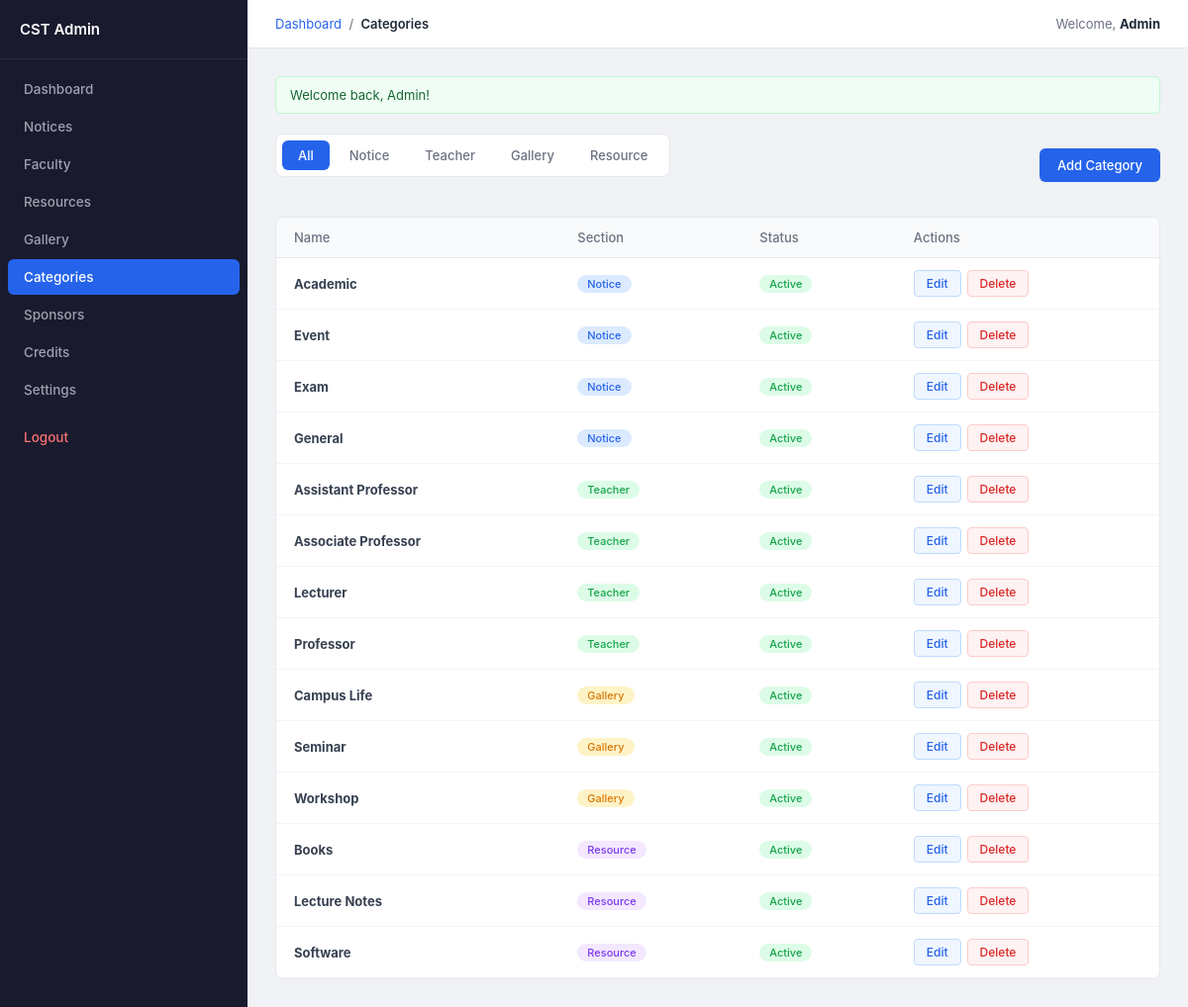
/control-panel/categories/index.php (signed in), run on the app's committed database.
### tables this page shows
CREATE TABLE IF NOT EXISTS categories (
    id INT AUTO_INCREMENT PRIMARY KEY,
    name VARCHAR(100) NOT NULL,
    slug VARCHAR(100) NOT NULL UNIQUE,
    type ENUM('notice','teacher','gallery','resource') NOT NULL DEFAULT 'notice',
    status TINYINT(1) DEFAULT 1,
    created_at TIMESTAMP DEFAULT CURRENT_TIMESTAMP
);

### includes/config.php (called while the page is built, shortened)
<?php
function getFlash() {
    if (isset($_SESSION['flash'])) {
        $flash = $_SESSION['flash'];
        return $flash;
    }
    return null;
}

### control-panel/categories/index.php (the view, shortened to what this page needs)
<?php
require_once '../../includes/config.php';
require_once '../../includes/functions.php';
require_once '../auth-check.php';
$activeTab = sanitizeInput($_GET['tab'] ?? 'all');
$conditions = [];
$params = [];
$where = $conditions ? 'WHERE ' . implode(' AND ', $conditions) : '';
try {
    $sql = "SELECT * FROM categories $where ORDER BY type ASC, name ASC";
    $stmt = $pdo->prepare($sql);
    $stmt->execute($params);
    $categories = $stmt->fetchAll(PDO::FETCH_ASSOC);
} catch (PDOException $e) {
    $categories = [];
}
$adminName = $_SESSION['admin_name'] ?? 'Admin';
?>
<!DOCTYPE html>
<html lang="en">
<head>
</head>
<body>
<div class="admin-layout">
    <aside class="admin-sidebar">
        <div class="sidebar-header">
            <a href="../../" class="sidebar-logo">
                CST Admin
            </a>
        </div>
        <nav class="sidebar-nav">
            <a href="../dashboard.php" class="nav-item"><?php echo icon('dashboard', 18); ?> Dashboard</a>
            <a href="../notices/" class="nav-item"><?php echo icon('notice', 18); ?> Notices</a>
            <a href="../teachers/" class="nav-item"><?php echo icon('users', 18); ?> Faculty</a>
            <a href="../resources/" class="nav-item"><?php echo icon('download', 18); ?> Resources</a>
            <a href="../gallery/" class="nav-item"><?php echo icon('image', 18); ?> Gallery</a>
            <a href="index.php" class="nav-item active"><?php echo icon('category', 18); ?> Categories</a>
            <a href="../sponsors/" class="nav-item"><?php echo icon('award', 18); ?> Sponsors</a>
            <a href="../credits/" class="nav-item"><?php echo icon('star', 18); ?> Credits</a>
            <a href="../settings.php" class="nav-item"><?php echo icon('settings', 18); ?> Settings</a>
            <a href="../logout.php" class="nav-item nav-item-danger"><?php echo icon('logout', 18); ?> Logout</a>
        </nav>
    </aside>
    <main class="admin-content">
        <header class="admin-header">
            <div class="breadcrumb"><a href="../dashboard.php">Dashboard</a> &nbsp;/&nbsp; <strong>Categories</strong></div>
            <div class="admin-user">Welcome, <strong><?php echo htmlspecialchars($adminName); ?></strong></div>
        </header>
        <div class="admin-body">
            <?php echo displayFlash(); ?>
            <div class="toolbar">
                <div class="tabs">
                    <a href="index.php?tab=all" class="tab <?php echo $activeTab === 'all' ? 'active' : ''; ?>">All</a>
                    <a href="index.php?tab=notice" class="tab <?php echo $activeTab === 'notice' ? 'active' : ''; ?>">Notice</a>
                    <a href="index.php?tab=teacher" class="tab <?php echo $activeTab === 'teacher' ? 'active' : ''; ?>">Teacher</a>
                    <a href="index.php?tab=gallery" class="tab <?php echo $activeTab === 'gallery' ? 'active' : ''; ?>">Gallery</a>
                    <a href="index.php?tab=resource" class="tab <?php echo $activeTab === 'resource' ? 'active' : ''; ?>">Resource</a>
                </div>
                <a href="create.php" class="btn-primary"><?php echo icon('plus', 16); ?> Add Category</a>
            </div>
            <div class="panel">
                <?php if (empty($categories)): ?>
                    <div class="empty-state">No categories found.</div>
                <?php else: ?>
                <table class="data-table">
                    <thead>
                        <tr>
                            <th>Name</th>
                            <th>Section</th>
                            <th>Status</th>
                            <th>Actions</th>
                        </tr>
                    </thead>
                    <tbody>
                        <?php foreach ($categories as $cat): ?>
                        <tr>
                            <td><strong><?php echo htmlspecialchars($cat['name']); ?></strong></td>
                            <td><span class="badge badge-<?php echo $cat['type']; ?>"><?php echo ucfirst($cat['type']); ?></span></td>
                            <td><span class="badge badge-<?php echo $cat['status'] == 1 ? 'active' : 'inactive'; ?>"><?php echo $cat['status'] == 1 ? 'Active' : 'Inactive'; ?></span></td>
                            <td>
                                <div class="actions">
                                    <a href="edit.php?id=<?php echo $cat['id']; ?>" class="btn-sm btn-edit">Edit</a>
                                    <a href="delete.php?id=<?php echo $cat['id']; ?>" class="btn-sm btn-delete" onclick="return confirm('Delete this category?')">Delete</a>
                                </div>
                            </td>
                        </tr>
                        <?php endforeach; ?>
                    </tbody>
                </table>
                <?php endif; ?>
            </div>
        </div>
    </main>
</div>
</body>
</html>

### includes/functions.php (shortened to what this page needs)
<?php
function sanitize($str) {
    return htmlspecialchars($str ?? '', ENT_QUOTES, 'UTF-8');
}
function sanitizeInput($str) {
    return strip_tags(trim($str ?? ''));
}
function displayFlash() {
    $flash = getFlash();
    $class = ($flash['type'] === 'success') ? 'alert-success' : 'alert-error';
    return '<div class="alert ' . $class . '">' . sanitize($flash['message']) . '</div>';
}

### control-panel/categories/index.php (style rules this page uses)
*, *::before, *::after { box-sizing: border-box; margin: 0; padding: 0; }
body { font-family: -apple-system, BlinkMacSystemFont, 'Segoe UI', Roboto, sans-serif; background: #f0f2f5; color: #1f2937; }
.admin-layout { display: flex; min-height: 100vh; }
.admin-sidebar { width: 250px; background: #1a1a2e; color: #e5e7eb; position: fixed; top: 0; left: 0; bottom: 0; display: flex; flex-direction: column; z-index: 100; overflow-y: auto; }
.sidebar-header { padding: 20px; border-bottom: 1px solid rgba(255,255,255,0.08); }
.sidebar-logo { display: flex; align-items: center; gap: 10px; text-decoration: none; color: #fff; font-weight: 600; font-size: 15px; }
.sidebar-nav { padding: 12px 8px; flex: 1; }
.nav-item { display: flex; align-items: center; gap: 10px; padding: 10px 16px; border-radius: 6px; color: #9ca3af; text-decoration: none; font-size: 13.5px; font-weight: 450; transition: background 0.15s, color 0.15s; margin-bottom: 2px; }
.nav-item.active { background: #2563eb; color: #fff; }
.nav-item-danger { margin-top: 12px; color: #f87171; }
.admin-content { margin-left: 250px; flex: 1; min-height: 100vh; }
.admin-header { background: #fff; border-bottom: 1px solid #e5e7eb; padding: 16px 28px; display: flex; align-items: center; justify-content: space-between; position: sticky; top: 0; z-index: 50; }
.breadcrumb { font-size: 13px; color: #6b7280; }
.breadcrumb strong { color: #1f2937; font-weight: 600; }
.breadcrumb a { color: #2563eb; text-decoration: none; }
.admin-user { font-size: 13px; color: #6b7280; }
.admin-user strong { color: #1f2937; }
.admin-body { padding: 28px; }
.alert { padding: 10px 14px; border-radius: 6px; font-size: 13px; margin-bottom: 20px; }
.alert-success { background: #f0fdf4; border: 1px solid #bbf7d0; color: #166534; }
.toolbar { display: flex; align-items: center; justify-content: space-between; margin-bottom: 20px; gap: 12px; flex-wrap: wrap; }
.btn-primary { display: inline-flex; align-items: center; gap: 6px; padding: 9px 18px; background: #2563eb; color: #fff; border: none; border-radius: 6px; font-size: 13px; font-weight: 500; cursor: pointer; text-decoration: none; transition: background 0.2s; }
.tabs { display: flex; gap: 4px; margin-bottom: 20px; background: #fff; padding: 6px; border-radius: 8px; border: 1px solid #e5e7eb; width: fit-content; }
.tab { padding: 7px 16px; border-radius: 6px; font-size: 13px; font-weight: 450; color: #6b7280; text-decoration: none; transition: background 0.15s, color 0.15s; }
.tab.active { background: #2563eb; color: #fff; }
.panel { background: #fff; border-radius: 8px; border: 1px solid #e5e7eb; overflow: hidden; }
.data-table { width: 100%; border-collapse: collapse; }
.data-table th, .data-table td { padding: 12px 18px; text-align: left; font-size: 13px; }
.data-table th { background: #f9fafb; color: #6b7280; font-weight: 500; border-bottom: 1px solid #e5e7eb; }
.data-table td { border-bottom: 1px solid #f3f4f6; color: #374151; }
.badge { display: inline-block; padding: 2px 10px; border-radius: 12px; font-size: 11px; font-weight: 500; text-transform: capitalize; }
.badge-notice { background: #dbeafe; color: #2563eb; }
.badge-teacher { background: #dcfce7; color: #16a34a; }
.badge-gallery { background: #fef3c7; color: #d97706; }
.badge-resource { background: #f3e8ff; color: #7c3aed; }
.badge-active { background: #dcfce7; color: #16a34a; }
.actions { display: flex; gap: 6px; }
.btn-sm { padding: 5px 12px; font-size: 12px; border-radius: 4px; text-decoration: none; font-weight: 500; }
.btn-edit { background: #eff6ff; color: #2563eb; border: 1px solid #bfdbfe; }
.btn-delete { background: #fef2f2; color: #dc2626; border: 1px solid #fecaca; }

### data on the page
categories: name "Academic", type "Notice", status "Active"
categories: name "Event", type "Notice", status "Active"
categories: name "Exam", type "Notice", status "Active"
categories: name "General", type "Notice", status "Active"
categories: name "Assistant Professor", type "Teacher", status "Active"
categories: name "Associate Professor", type "Teacher", status "Active"
categories: name "Lecturer", type "Teacher", status "Active"
categories: name "Professor", type "Teacher", status "Active"
categories: name "Campus Life", type "Gallery", status "Active"
categories: name "Seminar", type "Gallery", status "Active"
categories: name "Workshop", type "Gallery", status "Active"
categories: name "Books", type "Resource", status "Active"
categories: name "Lecture Notes", type "Resource", status "Active"
categories: name "Software", type "Resource", status "Active"

### other printed values
$adminName "Admin"
$flash['message'] "Welcome back, Admin!"
